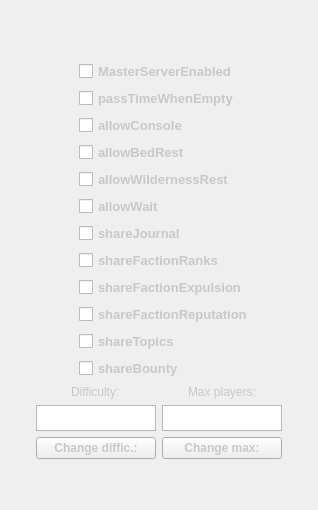
        <widget class="QWidget" name="widget_zero" native="true">
         <property name="styleSheet">
          <string notr="true">background-image: url(background.png);
border-image: url(frame.png);
</string>
         </property>
         <layout class="QGridLayout" name="gridLayout_6">
          <item row="17" column="1">
           <layout class="QGridLayout" name="gridLayout_54">
            <property name="rightMargin">
             <number>25</number>
            </property>
            <item row="0" column="0">
             <widget class="QPushButton" name="maximumPlayers">
              <property name="sizePolicy">
               <sizepolicy hsizetype="Minimum" vsizetype="Minimum">
                <horstretch>0</horstretch>
                <verstretch>0</verstretch>
               </sizepolicy>
              </property>
              <property name="minimumSize">
               <size>
                <width>0</width>
                <height>0</height>
               </size>
              </property>
              <property name="maximumSize">
               <size>
                <width>120</width>
                <height>30</height>
               </size>
              </property>
              <property name="font">
               <font>
                <family>Segoe UI</family>
                <pointsize>9</pointsize>
                <italic>false</italic>
                <bold>true</bold>
               </font>
              </property>
              <property name="styleSheet">
               <string notr="true">font: 900 9pt &quot;Segoe UI&quot;;
color: rgb(200, 200, 200);</string>
              </property>
              <property name="text">
               <string>Change max:</string>
              </property>
             </widget>
            </item>
           </layout>
          </item>
          <item row="3" column="0" colspan="2">
           <layout class="QGridLayout" name="gridLayout_34">
            <property name="leftMargin">
             <number>10</number>
            </property>
            <item row="0" column="0">
             <widget class="QCheckBox" name="allowConsole">
              <property name="sizePolicy">
               <sizepolicy hsizetype="Minimum" vsizetype="Minimum">
                <horstretch>0</horstretch>
                <verstretch>0</verstretch>
               </sizepolicy>
              </property>
              <property name="maximumSize">
               <size>
                <width>170</width>
                <height>35</height>
               </size>
              </property>
              <property name="font">
               <font>
                <pointsize>10</pointsize>
                <bold>true</bold>
               </font>
              </property>
              <property name="styleSheet">
               <string notr="true">color: rgb(200, 200, 200);</string>
              </property>
              <property name="text">
               <string>allowConsole</string>
              </property>
             </widget>
            </item>
           </layout>
          </item>
          <item row="16" column="0">
           <layout class="QGridLayout" name="gridLayout_47">
            <property name="leftMargin">
             <number>25</number>
            </property>
            <item row="0" column="0">
             <widget class="QTextBrowser" name="difficultyView">
              <property name="sizePolicy">
               <sizepolicy hsizetype="Minimum" vsizetype="Minimum">
                <horstretch>0</horstretch>
                <verstretch>0</verstretch>
               </sizepolicy>
              </property>
              <property name="minimumSize">
               <size>
                <width>0</width>
                <height>0</height>
               </size>
              </property>
              <property name="maximumSize">
               <size>
                <width>120</width>
                <height>26</height>
               </size>
              </property>
              <property name="font">
               <font>
                <family>Segoe UI</family>
                <pointsize>9</pointsize>
                <italic>false</italic>
                <bold>true</bold>
               </font>
              </property>
              <property name="styleSheet">
               <string notr="true">font: 700 9pt &quot;Segoe UI&quot;;
allign: center;
color: rgb(200, 200, 200);</string>
              </property>
              <property name="html">
               <string>&lt;!DOCTYPE HTML PUBLIC &quot;-//W3C//DTD HTML 4.0//EN&quot; &quot;http://www.w3.org/TR/REC-html40/strict.dtd&quot;&gt;
&lt;html&gt;&lt;head&gt;&lt;meta name=&quot;qrichtext&quot; content=&quot;1&quot; /&gt;&lt;meta charset=&quot;utf-8&quot; /&gt;&lt;style type=&quot;text/css&quot;&gt;
p, li { white-space: pre-wrap; }
hr { height: 1px; border-width: 0; }
&lt;/style&gt;&lt;/head&gt;&lt;body style=&quot; font-family:'Segoe UI'; font-size:9pt; font-weight:700; font-style:normal;&quot;&gt;
&lt;p align=&quot;center&quot; style=&quot;-qt-paragraph-type:empty; margin-top:0px; margin-bottom:0px; margin-left:0px; margin-right:0px; -qt-block-indent:0; text-indent:0px; font-weight:400;&quot;&gt;&lt;br /&gt;&lt;/p&gt;&lt;/body&gt;&lt;/html&gt;</string>
              </property>
             </widget>
            </item>
           </layout>
          </item>
          <item row="2" column="0" colspan="2">
           <layout class="QGridLayout" name="gridLayout_33">
            <property name="leftMargin">
             <number>10</number>
            </property>
            <item row="0" column="0">
             <widget class="QCheckBox" name="passTimeWhenEmpty">
              <property name="sizePolicy">
               <sizepolicy hsizetype="Minimum" vsizetype="Minimum">
                <horstretch>0</horstretch>
                <verstretch>0</verstretch>
               </sizepolicy>
              </property>
              <property name="maximumSize">
               <size>
                <width>170</width>
                <height>35</height>
               </size>
              </property>
              <property name="font">
               <font>
                <pointsize>10</pointsize>
                <bold>true</bold>
               </font>
              </property>
              <property name="styleSheet">
               <string notr="true">color: rgb(200, 200, 200);</string>
              </property>
              <property name="text">
               <string>passTimeWhenEmpty</string>
              </property>
             </widget>
            </item>
           </layout>
          </item>
          <item row="7" column="0" colspan="2">
           <layout class="QGridLayout" name="gridLayout_38">
            <property name="leftMargin">
             <number>10</number>
            </property>
            <item row="0" column="0">
             <widget class="QCheckBox" name="shareJournal">
              <property name="sizePolicy">
               <sizepolicy hsizetype="Minimum" vsizetype="Minimum">
                <horstretch>0</horstretch>
                <verstretch>0</verstretch>
               </sizepolicy>
              </property>
              <property name="maximumSize">
               <size>
                <width>170</width>
                <height>35</height>
               </size>
              </property>
              <property name="font">
               <font>
                <pointsize>10</pointsize>
                <bold>true</bold>
               </font>
              </property>
              <property name="styleSheet">
               <string notr="true">color: rgb(200, 200, 200);</string>
              </property>
              <property name="text">
               <string>shareJournal</string>
              </property>
             </widget>
            </item>
           </layout>
          </item>
          <item row="17" column="0">
           <layout class="QGridLayout" name="gridLayout_53">
            <property name="leftMargin">
             <number>25</number>
            </property>
            <item row="0" column="0">
             <widget class="QPushButton" name="difficulty">
              <property name="sizePolicy">
               <sizepolicy hsizetype="Minimum" vsizetype="Minimum">
                <horstretch>0</horstretch>
                <verstretch>0</verstretch>
               </sizepolicy>
              </property>
              <property name="minimumSize">
               <size>
                <width>0</width>
                <height>0</height>
               </size>
              </property>
              <property name="maximumSize">
               <size>
                <width>120</width>
                <height>30</height>
               </size>
              </property>
              <property name="font">
               <font>
                <family>Segoe UI</family>
                <pointsize>9</pointsize>
                <italic>false</italic>
                <bold>true</bold>
               </font>
              </property>
              <property name="styleSheet">
               <string notr="true">font: 900 9pt &quot;Segoe UI&quot;;
color: rgb(200, 200, 200);</string>
              </property>
              <property name="text">
               <string>Change diffic.:</string>
              </property>
             </widget>
            </item>
           </layout>
          </item>
          <item row="6" column="0" colspan="2">
           <layout class="QGridLayout" name="gridLayout_37">
            <property name="leftMargin">
             <number>10</number>
            </property>
            <item row="0" column="0">
             <widget class="QCheckBox" name="allowWait">
              <property name="sizePolicy">
               <sizepolicy hsizetype="Minimum" vsizetype="Minimum">
                <horstretch>0</horstretch>
                <verstretch>0</verstretch>
               </sizepolicy>
              </property>
              <property name="maximumSize">
               <size>
                <width>170</width>
                <height>35</height>
               </size>
              </property>
              <property name="font">
               <font>
                <pointsize>10</pointsize>
                <bold>true</bold>
               </font>
              </property>
              <property name="styleSheet">
               <string notr="true">color: rgb(200, 200, 200);</string>
              </property>
              <property name="text">
               <string>allowWait</string>
              </property>
             </widget>
            </item>
           </layout>
          </item>
          <item row="18" column="0" colspan="2">
           <layout class="QGridLayout" name="gridLayout_52">
            <property name="bottomMargin">
             <number>40</number>
            </property>
           </layout>
          </item>
          <item row="8" column="0" colspan="2">
           <layout class="QGridLayout" name="gridLayout_39">
            <property name="leftMargin">
             <number>10</number>
            </property>
            <item row="0" column="0">
             <widget class="QCheckBox" name="shareFactionRanks">
              <property name="sizePolicy">
               <sizepolicy hsizetype="Minimum" vsizetype="Minimum">
                <horstretch>0</horstretch>
                <verstretch>0</verstretch>
               </sizepolicy>
              </property>
              <property name="maximumSize">
               <size>
                <width>170</width>
                <height>35</height>
               </size>
              </property>
              <property name="font">
               <font>
                <pointsize>10</pointsize>
                <bold>true</bold>
               </font>
              </property>
              <property name="styleSheet">
               <string notr="true">color: rgb(200, 200, 200);</string>
              </property>
              <property name="text">
               <string>shareFactionRanks</string>
              </property>
             </widget>
            </item>
           </layout>
          </item>
          <item row="5" column="0" colspan="2">
           <layout class="QGridLayout" name="gridLayout_36">
            <property name="leftMargin">
             <number>10</number>
            </property>
            <item row="0" column="0">
             <widget class="QCheckBox" name="allowWildernessRest">
              <property name="sizePolicy">
               <sizepolicy hsizetype="Minimum" vsizetype="Minimum">
                <horstretch>0</horstretch>
                <verstretch>0</verstretch>
               </sizepolicy>
              </property>
              <property name="maximumSize">
               <size>
                <width>170</width>
                <height>35</height>
               </size>
              </property>
              <property name="font">
               <font>
                <pointsize>10</pointsize>
                <bold>true</bold>
               </font>
              </property>
              <property name="styleSheet">
               <string notr="true">color: rgb(200, 200, 200);</string>
              </property>
              <property name="text">
               <string>allowWildernessRest</string>
              </property>
             </widget>
            </item>
           </layout>
          </item>
          <item row="13" column="0" colspan="2">
           <layout class="QGridLayout" name="gridLayout_43">
            <property name="leftMargin">
             <number>10</number>
            </property>
            <item row="0" column="0">
             <widget class="QCheckBox" name="shareBounty">
              <property name="sizePolicy">
               <sizepolicy hsizetype="Minimum" vsizetype="Minimum">
                <horstretch>0</horstretch>
                <verstretch>0</verstretch>
               </sizepolicy>
              </property>
              <property name="maximumSize">
               <size>
                <width>170</width>
                <height>35</height>
               </size>
              </property>
              <property name="font">
               <font>
                <pointsize>10</pointsize>
                <bold>true</bold>
               </font>
              </property>
              <property name="styleSheet">
               <string notr="true">color: rgb(200, 200, 200);</string>
              </property>
              <property name="text">
               <string>shareBounty</string>
              </property>
             </widget>
            </item>
           </layout>
          </item>
          <item row="10" column="0" colspan="2">
           <layout class="QGridLayout" name="gridLayout_40">
            <property name="leftMargin">
             <number>10</number>
            </property>
            <item row="0" column="0">
             <widget class="QCheckBox" name="shareFactionExpulsion">
              <property name="sizePolicy">
               <sizepolicy hsizetype="Minimum" vsizetype="Minimum">
                <horstretch>0</horstretch>
                <verstretch>0</verstretch>
               </sizepolicy>
              </property>
              <property name="maximumSize">
               <size>
                <width>170</width>
                <height>35</height>
               </size>
              </property>
              <property name="font">
               <font>
                <pointsize>10</pointsize>
                <bold>true</bold>
               </font>
              </property>
              <property name="styleSheet">
               <string notr="true">color: rgb(200, 200, 200);</string>
              </property>
              <property name="text">
               <string>shareFactionExpulsion</string>
              </property>
             </widget>
            </item>
           </layout>
          </item>
          <item row="12" column="0" colspan="2">
           <layout class="QGridLayout" name="gridLayout_42">
            <property name="leftMargin">
             <number>10</number>
            </property>
            <item row="0" column="0">
             <widget class="QCheckBox" name="shareTopics">
              <property name="sizePolicy">
               <sizepolicy hsizetype="Minimum" vsizetype="Minimum">
                <horstretch>0</horstretch>
                <verstretch>0</verstretch>
               </sizepolicy>
              </property>
              <property name="maximumSize">
               <size>
                <width>170</width>
                <height>35</height>
               </size>
              </property>
              <property name="font">
               <font>
                <pointsize>10</pointsize>
                <bold>true</bold>
               </font>
              </property>
              <property name="styleSheet">
               <string notr="true">color: rgb(200, 200, 200);</string>
              </property>
              <property name="text">
               <string>shareTopics</string>
              </property>
             </widget>
            </item>
           </layout>
          </item>
          <item row="15" column="0">
           <layout class="QGridLayout" name="gridLayout_46">
            <property name="leftMargin">
             <number>25</number>
            </property>
            <item row="0" column="0" alignment="Qt::AlignHCenter">
             <widget class="QLabel" name="difficultyLevel">
              <property name="sizePolicy">
               <sizepolicy hsizetype="Minimum" vsizetype="Minimum">
                <horstretch>0</horstretch>
                <verstretch>0</verstretch>
               </sizepolicy>
              </property>
              <property name="minimumSize">
               <size>
                <width>0</width>
                <height>0</height>
               </size>
              </property>
              <property name="maximumSize">
               <size>
                <width>60</width>
                <height>30</height>
               </size>
              </property>
              <property name="styleSheet">
               <string notr="true">font: 900 9pt &quot;Segoe UI&quot;;
color: rgb(200, 200, 200);</string>
              </property>
              <property name="text">
               <string>Difficulty:</string>
              </property>
             </widget>
            </item>
           </layout>
          </item>
          <item row="15" column="1">
           <layout class="QGridLayout" name="gridLayout_45">
            <property name="rightMargin">
             <number>25</number>
            </property>
            <item row="0" column="0" alignment="Qt::AlignHCenter">
             <widget class="QLabel" name="maxPlayers">
              <property name="sizePolicy">
               <sizepolicy hsizetype="Minimum" vsizetype="Minimum">
                <horstretch>0</horstretch>
                <verstretch>0</verstretch>
               </sizepolicy>
              </property>
              <property name="minimumSize">
               <size>
                <width>0</width>
                <height>0</height>
               </size>
              </property>
              <property name="maximumSize">
               <size>
                <width>80</width>
                <height>30</height>
               </size>
              </property>
              <property name="styleSheet">
               <string notr="true">font: 900 9pt &quot;Segoe UI&quot;;
color: rgb(200, 200, 200);</string>
              </property>
              <property name="text">
               <string>Max players:</string>
              </property>
             </widget>
            </item>
           </layout>
          </item>
          <item row="1" column="0" colspan="2">
           <layout class="QGridLayout" name="gridLayout_32">
            <property name="leftMargin">
             <number>10</number>
            </property>
            <property name="topMargin">
             <number>50</number>
            </property>
            <item row="0" column="0">
             <widget class="QCheckBox" name="enabled">
              <property name="sizePolicy">
               <sizepolicy hsizetype="Minimum" vsizetype="Minimum">
                <horstretch>0</horstretch>
                <verstretch>0</verstretch>
               </sizepolicy>
              </property>
              <property name="maximumSize">
               <size>
                <width>170</width>
                <height>35</height>
               </size>
              </property>
              <property name="font">
               <font>
                <pointsize>10</pointsize>
                <bold>true</bold>
               </font>
              </property>
              <property name="styleSheet">
               <string notr="true">color: rgb(200, 200, 200);</string>
              </property>
              <property name="text">
               <string>MasterServerEnabled</string>
              </property>
             </widget>
            </item>
           </layout>
          </item>
          <item row="16" column="1">
           <layout class="QGridLayout" name="gridLayout_48">
            <property name="rightMargin">
             <number>25</number>
            </property>
            <item row="0" column="0">
             <widget class="QTextBrowser" name="playersView">
              <property name="sizePolicy">
               <sizepolicy hsizetype="Minimum" vsizetype="Minimum">
                <horstretch>0</horstretch>
                <verstretch>0</verstretch>
               </sizepolicy>
              </property>
              <property name="minimumSize">
               <size>
                <width>0</width>
                <height>0</height>
               </size>
              </property>
              <property name="maximumSize">
               <size>
                <width>120</width>
                <height>26</height>
               </size>
              </property>
              <property name="font">
               <font>
                <family>Segoe UI</family>
                <pointsize>9</pointsize>
                <italic>false</italic>
                <bold>true</bold>
               </font>
              </property>
              <property name="styleSheet">
               <string notr="true">font: 700 9pt &quot;Segoe UI&quot;;
allign: center;
color: rgb(200, 200, 200);</string>
              </property>
              <property name="html">
               <string>&lt;!DOCTYPE HTML PUBLIC &quot;-//W3C//DTD HTML 4.0//EN&quot; &quot;http://www.w3.org/TR/REC-html40/strict.dtd&quot;&gt;
&lt;html&gt;&lt;head&gt;&lt;meta name=&quot;qrichtext&quot; content=&quot;1&quot; /&gt;&lt;meta charset=&quot;utf-8&quot; /&gt;&lt;style type=&quot;text/css&quot;&gt;
p, li { white-space: pre-wrap; }
hr { height: 1px; border-width: 0; }
&lt;/style&gt;&lt;/head&gt;&lt;body style=&quot; font-family:'Segoe UI'; font-size:9pt; font-weight:700; font-style:normal;&quot;&gt;
&lt;p align=&quot;center&quot; style=&quot;-qt-paragraph-type:empty; margin-top:0px; margin-bottom:0px; margin-left:0px; margin-right:0px; -qt-block-indent:0; text-indent:0px; font-weight:400;&quot;&gt;&lt;br /&gt;&lt;/p&gt;&lt;/body&gt;&lt;/html&gt;</string>
              </property>
             </widget>
            </item>
           </layout>
          </item>
          <item row="11" column="0" colspan="2">
           <layout class="QGridLayout" name="gridLayout_41">
            <property name="leftMargin">
             <number>10</number>
            </property>
            <item row="0" column="0">
             <widget class="QCheckBox" name="shareFactionReputation">
              <property name="sizePolicy">
               <sizepolicy hsizetype="Minimum" vsizetype="Minimum">
                <horstretch>0</horstretch>
                <verstretch>0</verstretch>
               </sizepolicy>
              </property>
              <property name="maximumSize">
               <size>
                <width>170</width>
                <height>35</height>
               </size>
              </property>
              <property name="font">
               <font>
                <pointsize>10</pointsize>
                <bold>true</bold>
               </font>
              </property>
              <property name="styleSheet">
               <string notr="true">color: rgb(200, 200, 200);</string>
              </property>
              <property name="text">
               <string>shareFactionReputation</string>
              </property>
             </widget>
            </item>
           </layout>
          </item>
          <item row="4" column="0" colspan="2">
           <layout class="QGridLayout" name="gridLayout_35">
            <property name="leftMargin">
             <number>10</number>
            </property>
            <item row="0" column="0">
             <widget class="QCheckBox" name="allowBedRest">
              <property name="sizePolicy">
               <sizepolicy hsizetype="Minimum" vsizetype="Minimum">
                <horstretch>0</horstretch>
                <verstretch>0</verstretch>
               </sizepolicy>
              </property>
              <property name="maximumSize">
               <size>
                <width>170</width>
                <height>35</height>
               </size>
              </property>
              <property name="font">
               <font>
                <pointsize>10</pointsize>
                <bold>true</bold>
               </font>
              </property>
              <property name="styleSheet">
               <string notr="true">color: rgb(200, 200, 200);</string>
              </property>
              <property name="text">
               <string>allowBedRest</string>
              </property>
             </widget>
            </item>
           </layout>
          </item>
         </layout>
        </widget>
